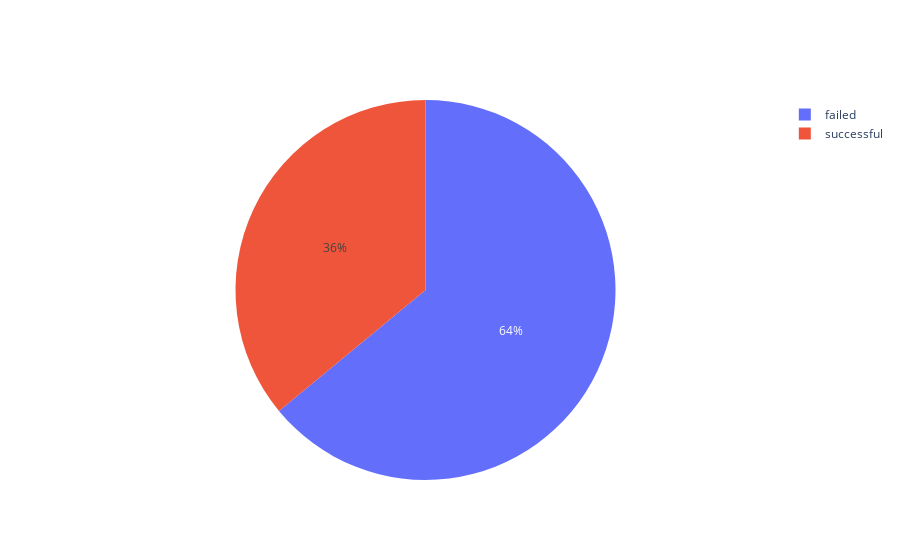

Here is the notebook cell this chart was saved with:
### Code cell
#Use Plotly 
state_lab = list(df['state'].value_counts().index)
state_vals = list(df['state'].value_counts().values)
trace1 = go.Pie(labels = state_lab, values = state_vals)
fig = go.Figure(data = trace1)
iplot(fig)

### Figure 1 — Plotly figure (JSON) as saved in the notebook; plotly's stock layout.template omitted (floating-point values rounded to 4 significant figures)
{"data": [{"labels": ["failed", "successful"], "type": "pie", "values": [238344, 133956]}], "layout": {"autosize": true}}
